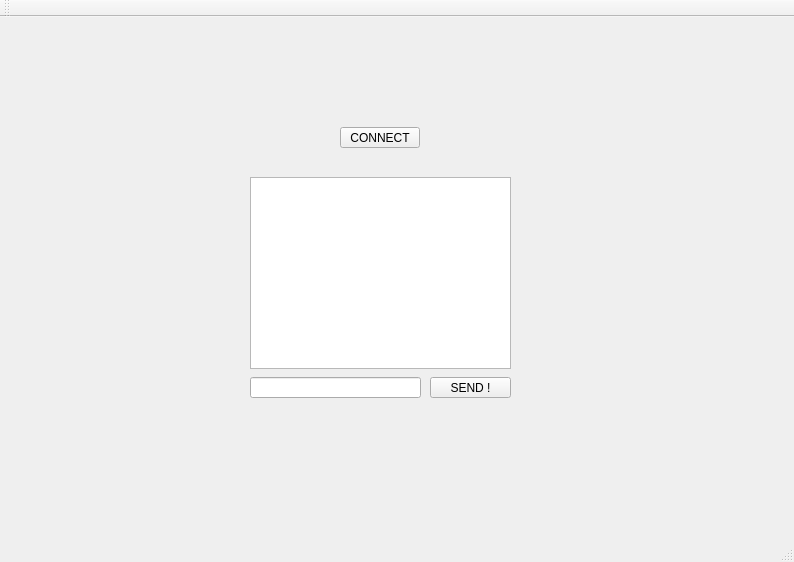
<?xml version="1.0" encoding="UTF-8"?>
<ui version="4.0">
 <class>MainWindow</class>
 <widget class="QMainWindow" name="MainWindow">
  <property name="geometry">
   <rect>
    <x>0</x>
    <y>0</y>
    <width>794</width>
    <height>562</height>
   </rect>
  </property>
  <property name="windowTitle">
   <string>MainWindow</string>
  </property>
  <widget class="QWidget" name="centralWidget">
   <widget class="QListWidget" name="listWidget">
    <property name="geometry">
     <rect>
      <x>250</x>
      <y>160</y>
      <width>261</width>
      <height>192</height>
     </rect>
    </property>
   </widget>
   <widget class="QPushButton" name="connectBtn">
    <property name="geometry">
     <rect>
      <x>340</x>
      <y>110</y>
      <width>80</width>
      <height>21</height>
     </rect>
    </property>
    <property name="text">
     <string>CONNECT</string>
    </property>
   </widget>
   <widget class="QLineEdit" name="lineEdit">
    <property name="geometry">
     <rect>
      <x>250</x>
      <y>360</y>
      <width>171</width>
      <height>21</height>
     </rect>
    </property>
   </widget>
   <widget class="QPushButton" name="sendBtn">
    <property name="geometry">
     <rect>
      <x>430</x>
      <y>360</y>
      <width>81</width>
      <height>21</height>
     </rect>
    </property>
    <property name="text">
     <string>SEND !</string>
    </property>
   </widget>
  </widget>
  <widget class="QMenuBar" name="menuBar">
   <property name="geometry">
    <rect>
     <x>0</x>
     <y>0</y>
     <width>794</width>
     <height>20</height>
    </rect>
   </property>
  </widget>
  <widget class="QToolBar" name="mainToolBar">
   <attribute name="toolBarArea">
    <enum>TopToolBarArea</enum>
   </attribute>
   <attribute name="toolBarBreak">
    <bool>false</bool>
   </attribute>
  </widget>
  <widget class="QStatusBar" name="statusBar"/>
 </widget>
 <layoutdefault spacing="6" margin="11"/>
 <resources/>
 <connections/>
</ui>
